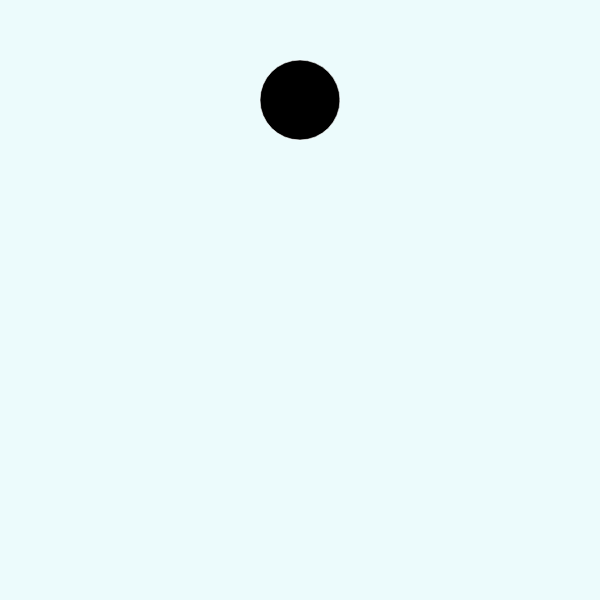
Frame 1 (no input)
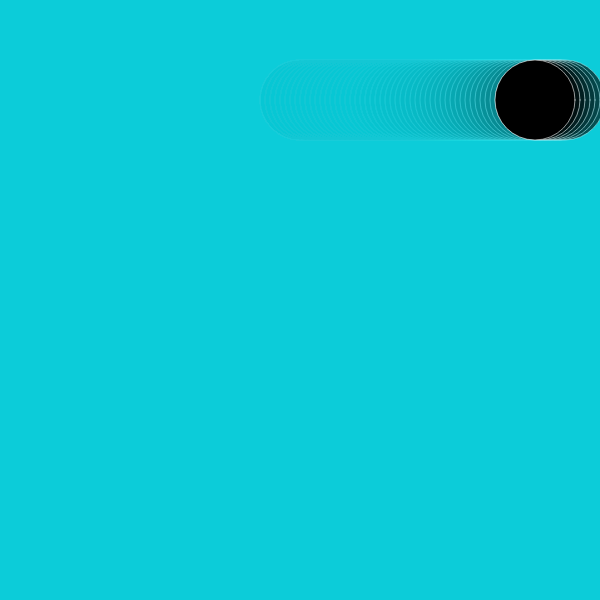
Frame 60 (no input)
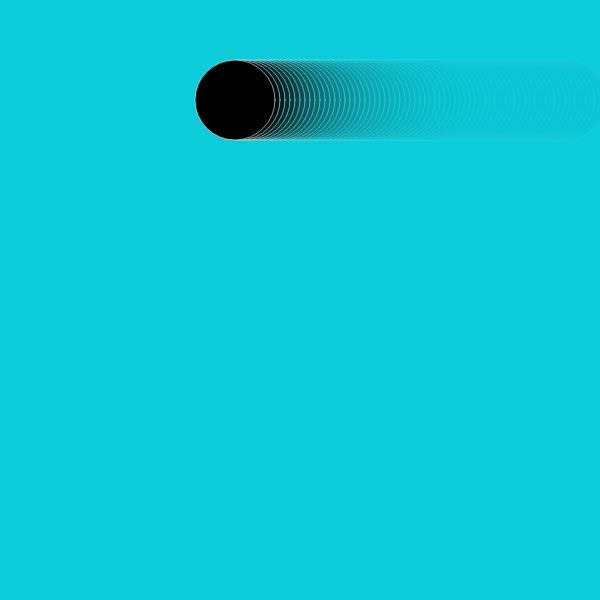
Frame 120 (the mouse pressed at the canvas centre since frame 60)

The p5.js sketch that drew these frames (run headless with seeded random() and noise() and a simulated clock; from frame 60 on, the mouse is pressed at the canvas centre):

// p5.js sketch
// ── sketch.js
let circleX;
let circleRedness = 0;
let speed;
let directionX;
let size = 80;
let colorDirection;

function setup() {
  createCanvas(600, 600);
  circleX = width/2;
  circleRedness = 0;
  speed = 5
  directionX = 1;
}

function draw() {
  background(20,200,210,20);
  stroke(255,255,255,150)
  fill(circleRedness,0,0);
  ellipse(circleX,100,size,size)
  circleX = circleX + directionX*speed;
  circleRedness = circleRedness + colorDirection;
  if(circleX > width - size/2 || circleX <size/2){
    directionX = -directionX;
  }
  if(circleRedness == 0||circleRedness == 255){
    colorDirection = - colorDirection
  }
}
